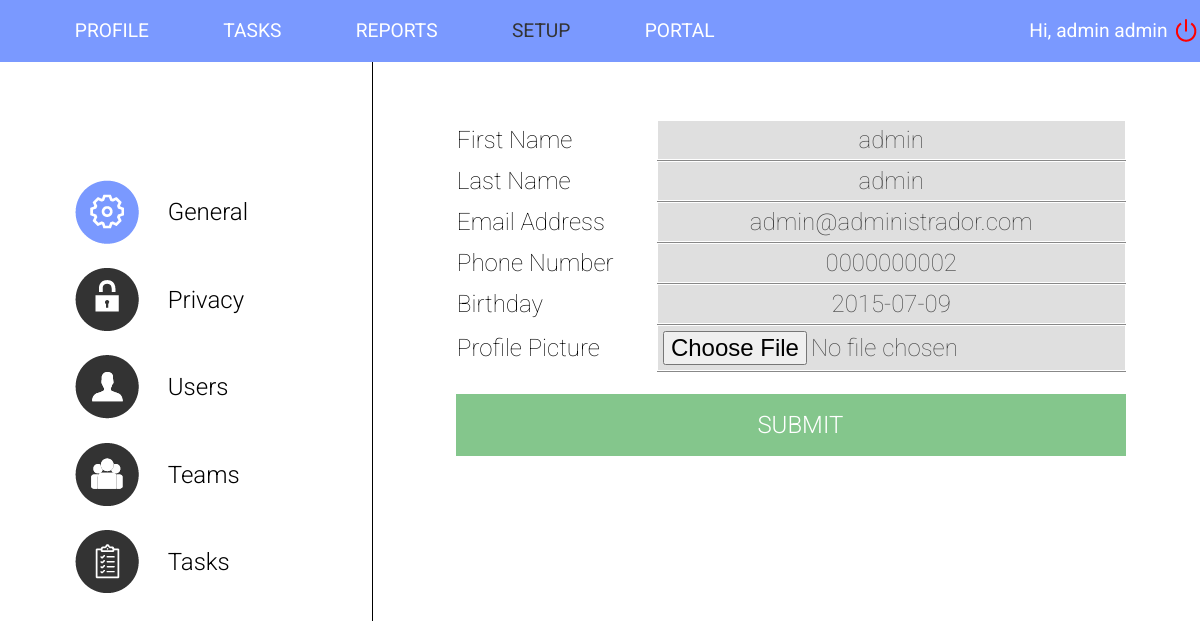
/general/index.php (signed in), run on the app's committed database.
### tables this page shows
CREATE TABLE IF NOT EXISTS `user` (
  `user_id` int(11) NOT NULL AUTO_INCREMENT,
  `user_login` text NOT NULL,
  `user_password` text NOT NULL,
  `user_first_name` text NOT NULL,
  `user_last_name` text NOT NULL,
  `user_DOB` date NOT NULL,
  `user_week_hrs` int(11) NOT NULL,
  `user_extra_hrs` int(11) NOT NULL,
  `user_type_id` int(11) NOT NULL,
  `user_tel` text,
  `user_mail` text NOT NULL,
  PRIMARY KEY (`user_id`)
);

### general/index.php (the view, shortened to what this page needs)
<?php
	$username = $_SESSION['username'];
	$servername = $_SESSION['servername'];
	$user_db = $_SESSION['user_db'];
	$password_db = $_SESSION['password_db'];
	$dbname = $_SESSION['dbname'];
$conn = new mysqli($servername, $user_db, $password_db, $dbname);
	$sql = "SELECT user_id, user_first_name, user_last_name, user_type_id, user_tel, user_mail, user_dob FROM user WHERE user_login = '{$username}'";
	$result = mysqli_query($conn, $sql);
	if (mysqli_num_rows($result)) {
	    $row = mysqli_fetch_assoc($result);
	    $first_name = $row["user_first_name"];
	    $last_name = $row["user_last_name"];
	    $user_tel = $row["user_tel"];
	    $user_mail = $row["user_mail"];
	    $user_dob = $row["user_dob"];
	}
?>
<html>
<head>
	<link href="../styles/setup.css" rel="stylesheet">
	<link href="../styles/basicStyle.css" rel="stylesheet">
	<link rel="stylesheet" href="//code.jquery.com/ui/1.11.4/themes/smoothness/jquery-ui.css">
</head>
<body>
	<nav>
		<ul>
			<li> <a href="../profile.php"> PROFILE </a> </li>
			<li> <a href="../tasks"> TASKS </a> </li>
			<li> <a href="../reports.php"> REPORTS </a> </li>
			<li> <a href="../general" class="active"> SETUP </a> </li>
			<?php if ($_SESSION['user_type']==1 || $_SESSION['user_type']==2) { ?>
			<li> <a href="https://docs.google.com/spreadsheets/d/1bRcrZh3NT7Ya11cl_LQHDlfSD36UYbRfUcSNfBM4du8/edit#gid=0" target="_blank"> PORTAL </a> </li>
			<?php } ?>
			<li class="right img"> <a href="../sessionStop.php"> <img src="../img/logoutIcon.png" alt="Logout"> </a> </li>
			<li class="right"> Hi, <?php echo $first_name . " " . $last_name ?> </li>
		</ul>
	</nav>
	<content>
		<article class="navLeft">
			<table>
				<tr onClick="location.href='../general'">
					<td><img src="../img/generalActiveIcon.png" class="icon" name="General"></td>
					<td valign="middle">General</td>
				</tr>
				<tr onClick="location.href='../privacy'">
					<td><img src="../img/privacyIcon.png" class="icon" name="Privacy"></td>
					<td valign="middle">Privacy</td>
				</tr>
				<?php if ($_SESSION["user_type"] == 1) { ?>
				<tr onClick="location.href='../users'">
					<td><img src="../img/usersIcon.png" class="icon" name="Users"></td>
					<td valign="middle">Users</td>
				</tr>
				<tr onClick="location.href='../teams'">
					<td><img src="../img/teamsIcon.png" class="icon" name="Teams"></td>
					<td valign="middle">Teams</td>
				</tr>
				<?php } if ($_SESSION["user_type"] == 1 || $_SESSION["user_type"] == 3) { ?>
				<tr onClick="location.href='../setup-tasks'">
					<td><img src="../img/taskIcon.png" class="icon" name="Tasks"></td>
					<td valign="middle">Tasks</td>
				</tr>
				<?php } ?>
			</table>
		</article>
		<article class="rightArt" id="General">
			<form action="changeGeneral.php" method="post" id="changeGeneral" enctype="multipart/form-data">
			<table>
				<tr>
						<td class="title"> First Name </td>
						<td class="wrapper">
	  						<input type="text" value="<?php echo $first_name ?>" name="first_name_new">
	  					</td>
  				</tr>
  				<tr>
						<td class="title"> Last Name </td>
						<td class="wrapper">
	  						<input type="text" value="<?php echo $last_name ?>" name="last_name_new">
	  					</td>
  				</tr>
  				<tr>
						<td class="title"> Email Address </td>
						<td class="wrapper">
	  						<input type="text" value="<?php echo $user_mail ?>" name="email_new">
	  					</td>
  				</tr>
  				<tr>
						<td class="title"> Phone Number </td>
						<td class="wrapper">
	  						<input type="text" value="<?php echo $user_tel ?>" onkeypress="formatar_mascara(this, '### ###-####')" name="tel_new">
	  					</td>
  				</tr>
  				<tr>
						<td class="title"> Birthday </td>
						<td class="wrapper">
	  						<input type="text" name="dob_new" onkeypress="formatar_mascara(this, '##/##')" value="<?php echo $user_dob; ?>">
	  					</td>
  				</tr>
  				<tr>
						<td class="title"> Profile Picture </td>
						<td class="wrapper">
							<input type="file" name="fileToUpload" id="fileToUpload">
	  					</td>
  				</tr>
  			</table>
  			<table id="tabela_submit" class="high_table">
				<tr onclick="document.getElementById('changeGeneral').submit()">
					<td colspan=4 class="edit"> SUBMIT </td>
				</tr>
			</table>
  			</form>
  		</article>
 	</content>
 </body>
 </html>

### styles/setup.css (style rules this page uses)
.navleft td { cursor: hand; font-weight: 300; padding-top: 10%; font-size: 150%; margin-right: 1%; }
.navleft table { width: 70%; }
.navLeft { padding-top: 8%; padding-left: 6%; width: 25%; border-right-style: solid; border-right-width: 1px; height: 75.7%; float: left; }
.rightArt { width: 62%; float: right; padding-top: 3%; height: 85%; padding-left: 1%; overflow-y: auto; }
.rightArt .high_table tr td { padding-top: 2.5%; padding-bottom: 2.5%; }
.rightArt table { border-collapse: collapse; width: 90%; margin-top: 3%; }
.title { white-space: nowrap; font-family: 'Roboto', sans-serif; font-weight: 100; font-size: 150%; width: 30%; }
.edit { background-color: #84C68C; text-align: center; padding-left: 3%; white-space: nowrap; font-family: 'Roboto', sans-serif; font-weight: 300; font-size: 100%; cursor: hand; color: #FFFFFF; }
.wrapper { position: relative; border-bottom: 1px solid #888; text-align: center; }
#tabela, #tabela_submit, #tabela2 { border-collapse: collapse; font-family: 'Roboto', sans-serif; font-weight: 100; font-size: 150%; }

### styles/basicStyle.css (style rules this page uses)
body { padding: 0px; margin: 0px; font-family: 'Roboto', sans-serif; }
nav, #separate { padding-top: 0.01%; padding-bottom: 0.01%; font-size: 120%; background-color: #7A99FF; }
nav a, #separate a { text-decoration: none; color: #FFFFFF; }
.active { color: #333333; }
nav ul, #separate ul { list-style: none; }
nav ul li, #separate ul li { padding-right: 3%; padding-left: 3%; display: inline; color: #FFFFFF; }
.right { padding-right: 0.3%; padding-left: 0.3%; float: right; }
.right img { margin-right: 3%; }
input, textarea { font-family: 'Roboto', sans-serif; font-weight: 100; font-size: 150%; width: 100%; position: relative; background: #dfdfdf; color: #444; padding: 5px; border: 0; display: block; text-align: center; }

### data on the page
user: user_first_name "admin", user_last_name "admin", first_name_new "admin", last_name_new "admin", email_new "admin@administrador.com", tel_new "0000000002", dob_new "2015-07-09"
